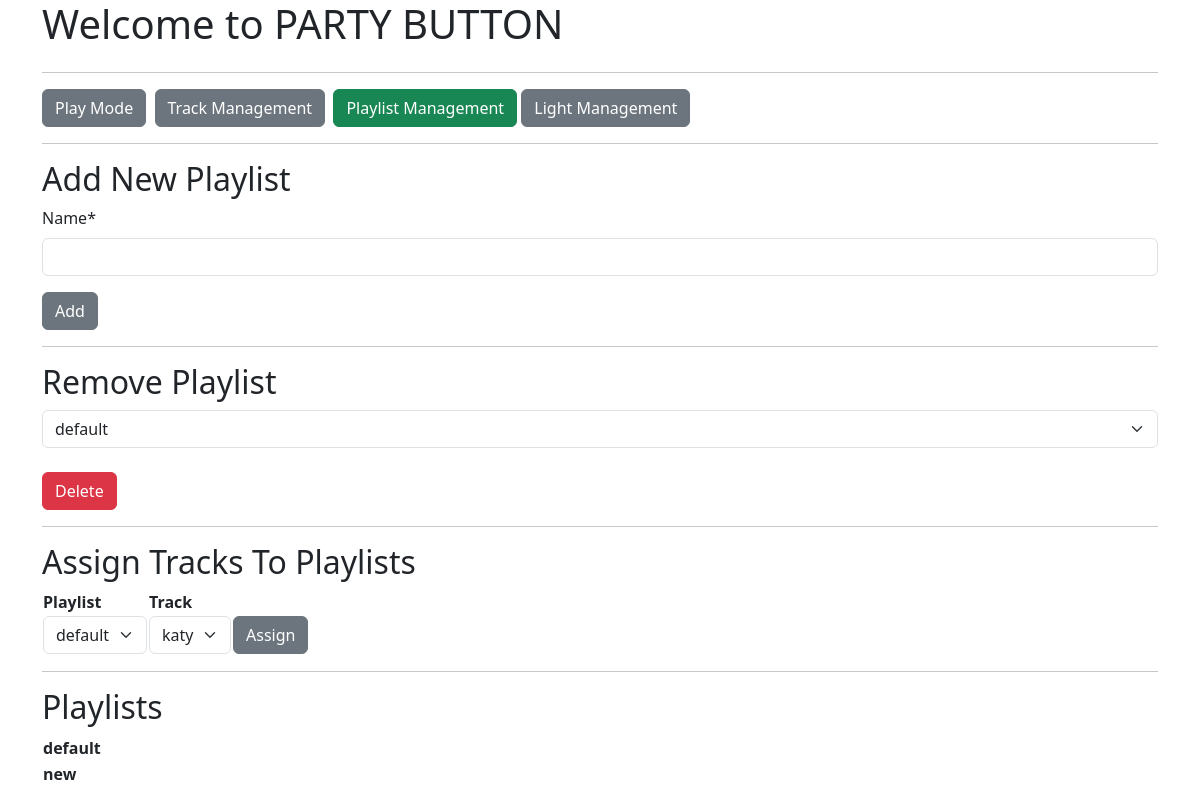
Page /playlists/ on the earlier database version.
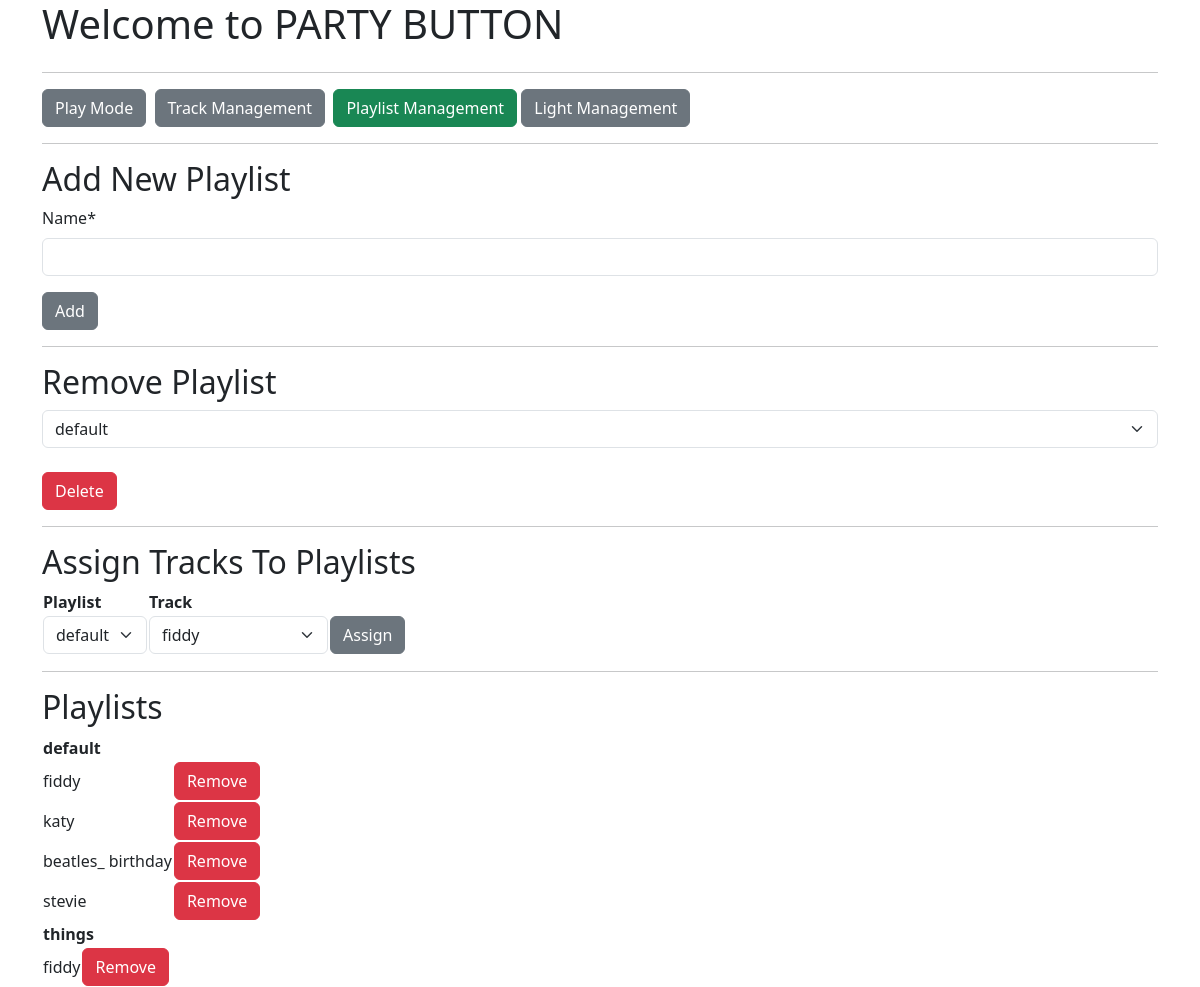
Same page on the later database version.
### mp3_manager/models.py (models this page shows, shortened)
class Playlist(models.Model):
    name = models.CharField(max_length=256)
    class Meta:
        ordering = ["name"]
    def __str__(self):
        return self.name

class Track(models.Model):
    name = models.CharField(max_length=200, blank=False, null=False)
    mp3_file = models.FileField(upload_to="uploads", blank=False, null=False)
    mp3_length = models.IntegerField(blank=True, null=True)
    minutes = models.IntegerField(blank=False, null=False, validators=[MinValueValidator(0),
                                                                       MaxValueValidator(600)])
    seconds = models.IntegerField(blank=False, null=False, validators=[MinValueValidator(0),
                                                                       MaxValueValidator(60)])
    solo = models.BooleanField(blank=False, null=False, default=False)
    play_full = models.BooleanField(blank=False, null=False,
                                    default=False)
    override_playtime = models.BooleanField(blank=False, null=False,
                                            default=False)
    playtime_seconds = models.IntegerField(blank=False, null=False,
                                           default=0,
                                           validators=[MinValueValidator(0),
                                                       MaxValueValidator(600)])
    bpm = models.IntegerField(blank=False, null=False,
                                           default=0,
                                           validators=[MinValueValidator(0),
                                                       MaxValueValidator(400)])
    playlists = models.ManyToManyField(Playlist)
    def __str__(self):
        return self.name

### mp3_manager/views.py (the view, shortened to what this page needs)
# urls.py: path("playlists/", views.PlaylistManagement.as_view(), name="playlists"),
class PlaylistManagement(generic.ListView, FormMixin):
    template_name = "mp3_manager/playlist.html"
    context_object_name = "playlist_list"
    model = Playlist
    form_class = PlaylistForm
    def get(self, request):
        playlist_list = self.get_queryset()
        tracklist = Track.objects.all()
        return render(request, self.template_name,
                      {"playlist_list": playlist_list,
                       "tracklist": tracklist,
                       "playlistform": PlaylistForm})

### mp3_manager/templates/mp3_manager/playlist.html (shortened to what this page needs)
{% extends "./base.html" %}
{% load crispy_forms_tags %}
{% block content %}
  <div class="row">
    <div class="col">
      <a href="/"><button type="button" class="btn btn-secondary">Play Mode</button></a>&nbsp;
      <a  href="/tracks"><button type="button" class="btn btn-secondary">Track Management</button></a>&nbsp;
      <a href="/playlists"><button type="button" class="btn btn-success">Playlist Management</button></a>
      <a href="/lights"><button type="button" class="btn btn-secondary">Light Management</button></a>
    </div>
  </div>
  <hr>
    <div class="row">
        <div class="col">
           <h2>Add New Playlist</h2>
           <form id="addplaylist_form" id="addplaylist_form" action={% url 'mp3_manager:addplaylist' %} method="post" enctype="multipart/form-data">
            {{ playlistform|crispy }}
            <input class="btn btn-secondary" type="submit" form="addplaylist_form" value="Add" id="addplaylist_submit" name="addplaylist_submit"></input>
           </form>
        </div>
    </div>
    <hr />
    <div class="row">
      <div class="col">
         <h2>Remove Playlist</h2>
         <form id="removeplaylist_form" id="removeplaylist_form" action={% url 'mp3_manager:removeplaylist' %} method="post" enctype="multipart/form-data">
          <select  class="form-select"  id="playlist_selection" name="playlist_selection">
          {% for playlist in playlist_list %}
            <option value="{{ playlist.pk }}">{{ playlist }}</option>
          {% endfor %}
          </select><br>
        <input class="btn btn-danger" type="submit" form="removeplaylist_form" value="Delete" id="removeplaylist_submit" name="removeplaylist_submit"></input>
         </form>
      </div>
    </div>
    <hr />
    <div class="row">
        <div class="col">
          <h2>Assign Tracks To Playlists</h2>
          <form id="assignplaylist_form" id="assignplaylist_form" action={% url 'mp3_manager:assignplaylist' %} method="post" enctype="multipart/form-data">
            <table>
              <tr><th>Playlist</th><th>Track</th><th></th></tr>
              <tr>
                <td>
                  <select class="form-select" id="playlist_selection" name="playlist_selection">
                    {% for playlist in playlist_list %}
                      <option value="{{ playlist.pk }}">{{ playlist }}</option>
                    {% endfor %}
                    </select>
                </td>
                <td>
                  <select class="form-select" id="track_selection" name="track_selection">
                    {% for track in tracklist %}
                      <option value="{{ track.pk }}">{{ track }}</option>
                    {% endfor %}
                    </select>
                </td>
                <td><input class="btn btn-secondary" type="submit" form="assignplaylist_form" value="Assign" id="assignplaylist_submit" name="assignplaylist_submit"></input></td>
              </tr>
            </table>
          </form>
          </div>
    </div>
    <hr />
    <div class="row">
        <div class="col">
          <h2>Playlists</h2>
          {% for playlist in playlist_list %}
            <table>
              <tr><th colspan="2">{{ playlist }}</th></tr>
                  {% for track in playlist.track_set.all %}
                  <tr>
                    <form id="unassignplaylist_form_{{ playlist.pk }}_{{ track.pk }}" id="unassignplaylist_update_{{ playlist.pk }}_{{ track.pk }}" action={% url 'mp3_manager:unassignplaylist' %} method="post" enctype="multipart/form-data">
                    <td>{{ track }}</td>
                    <td>
                      <input class="btn btn-danger" type="submit" form="unassignplaylist_form_{{ playlist.pk }}_{{ track.pk }}" value="Remove" id="unassignplaylist_submit_{{ playlist.pk }}_{{ track.pk }}" name="unassignplaylist_submit_{{ playlist.pk }}_{{ track.pk }}"></input></td>
                    </form>
                  </tr>
                  {% endfor %}
            </table>
          {% endfor %}
        </div>
    </div>
{% endblock %}

Differences in the rows shown:
removed Playlist: name "new"
added Track: name "fiddy"
added Track: name "katy", shown under Playlist "default"
added Track: name "beatles_ birthday", shown under Playlist "default"
added Track: name "stevie", shown under Playlist "default"
added Playlist: name "things"
Other differences:
form field track_selection: "katy" → "fiddy"
